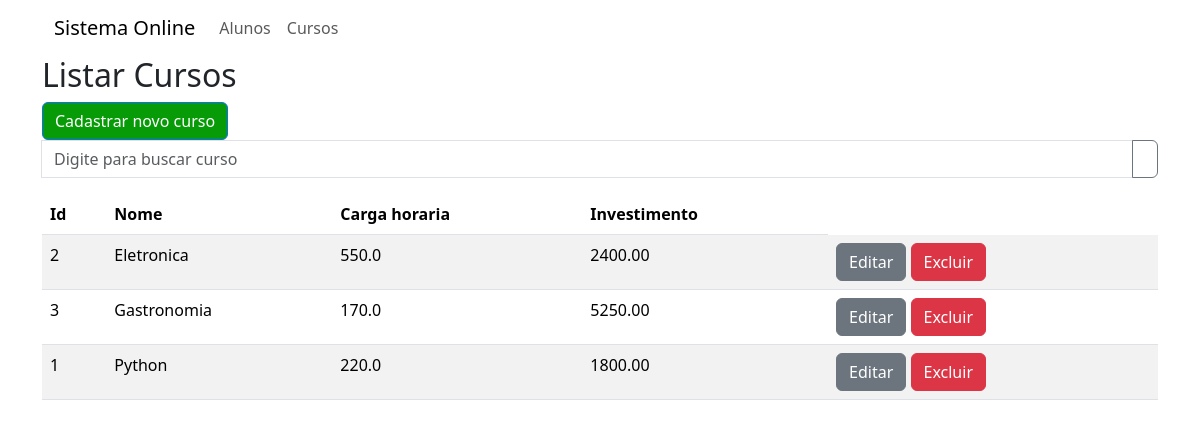
Page /teste/listar_cursos on the earlier database version.
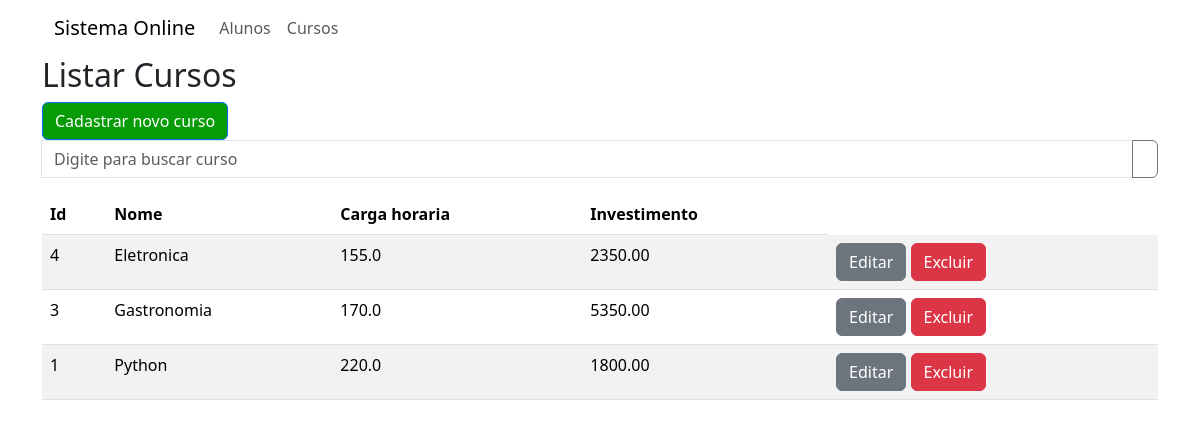
Same page on the later database version.
### teste/models.py (models this page shows, shortened)
class Curso(models.Model):
    nome = models.CharField(max_length=200, null=False)
    carga_horaria = models.FloatField(max_length=4, null=False)
    investimento = models.DecimalField(max_digits=11, decimal_places=2)

### teste/views.py (the view)
# urls.py: path("listar_cursos", views.listarCursos, name="listar_cursos"),
def listarCursos(request):
    busca = request.GET.get("busca")
    ordem = request.GET.get("ordem")
    if busca:
        if not ordem:
            cursos = Curso.objects.filter(nome__icontains=busca).extra(select={"novo": "lower(nome)"}).order_by("novo")
        elif ordem == 'nome':
            cursos = Curso.objects.filter(nome__icontains=busca).extra(select={"novo": "lower(nome)"}).order_by("novo")
        elif ordem == '-nome':
            cursos = Curso.objects.filter(nome__icontains=busca).extra(select={"novo": "lower(nome)"}).order_by("-novo")
    else:
        busca = ''
        if not ordem:
            cursos = Curso.objects.all().extra(select={"novo": "lower(nome)"}).order_by("novo")
        elif ordem == 'nome':
            cursos = Curso.objects.all().extra(select={"novo": "lower(nome)"}).order_by("novo")
        elif ordem == '-nome':
            cursos = Curso.objects.all().extra(select={"novo": "lower(nome)"}).order_by("-novo")
    return render(request, "listar_curso.html", {"cursos": cursos})

### teste/templates/listar_curso.html (shortened to what this page needs)
{% extends 'base.html' %}
{% block content %}
{% load bootstrap_icons %}
<h2>Listar Cursos</h2>
<a href="{% url 'incluir_curso' %}" class="btn btn-primary">
    Cadastrar novo curso</a>
<form method="get" id="formulario">
    <div class="input-group mb-3">
        <input type="text" class="form-control"
            placeholder="Digite para buscar curso" aria-label="Digite para buscar curso"
            name="busca" value="{{ busca }}"
            aria-describedby="button-addon2">
        <button class="btn btn-outline-secondary" type="button"
            id="button-addon2">{% bs_icon 'search' %}</button>
    </div>
<table class="table table-striped">
    <thead>
        <tr>
            <th>Id</th>
            <th>Nome
            </th>
            <th>Carga horaria</th>
            <th>Investimento</th>
        </tr>
    </thead>
    <tbody>
        {% for a in cursos %}
        <tr>
            <td>{{a.id}}</td>
            <td>{{a.nome}}</td>
            <td>{{a.carga_horaria}}</td>
            <td>{{a.investimento}}</td>
            <td>
                <a href="{% url 'editar_curso' a.id %}"
                class="btn btn-secondary">Editar</a>
                <a href="javascript:void(0)"
                onclick="abrirTela('{% url 'excluir_curso' a.id %}' )"
                class="btn btn-danger">
                Excluir</a>
            </td>
        </tr>
        {% endfor %}
    </tbody>
</table>
{% endblock %}

Differences in the rows shown:
removed Curso: id "2", nome "Eletronica", carga_horaria "550.0", investimento "2400.00"
added Curso: id "4", nome "Eletronica", carga_horaria "155.0", investimento "2350.00"
changed Curso "Gastronomia": investimento "5250.00" → "5350.00"
